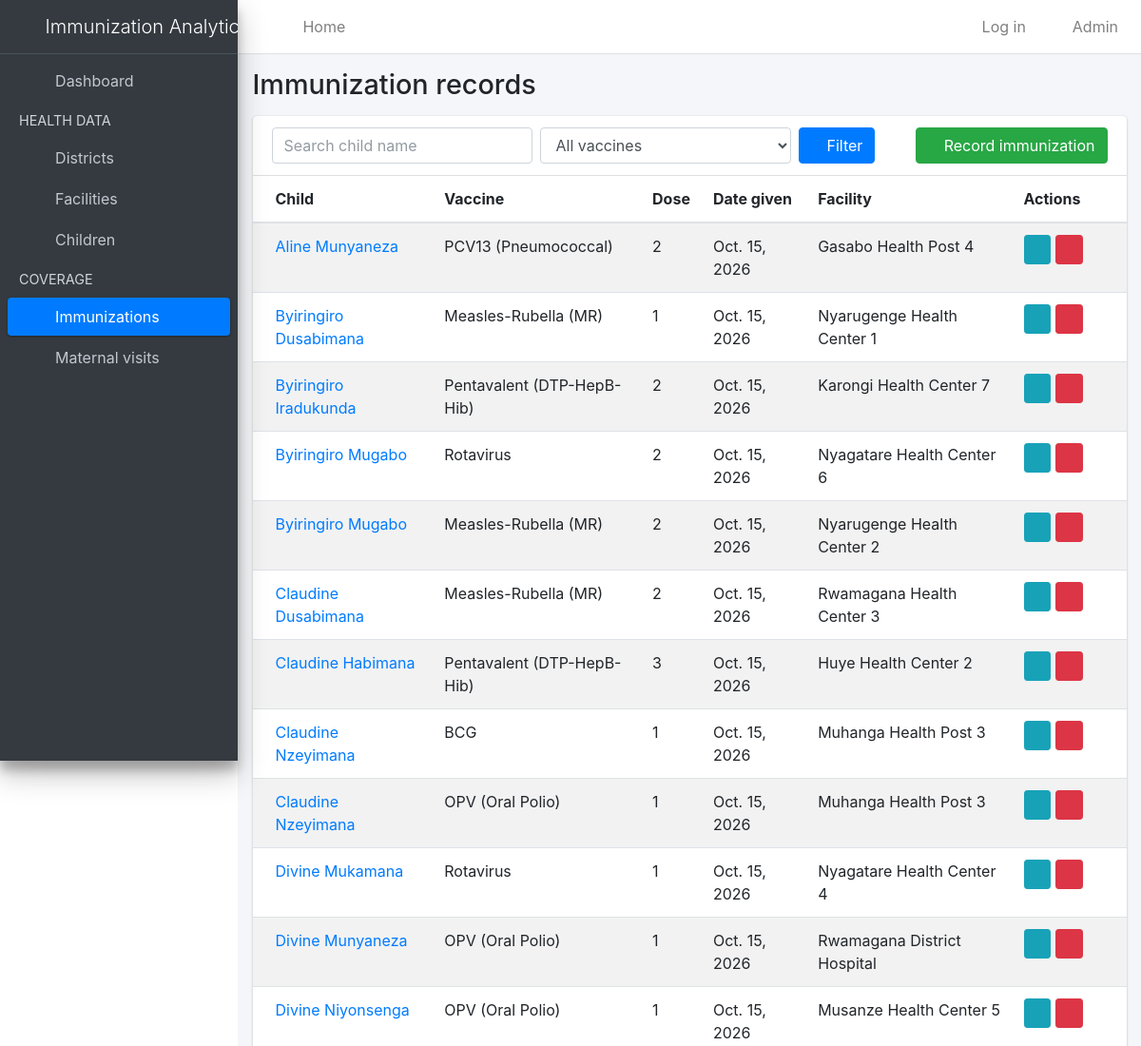
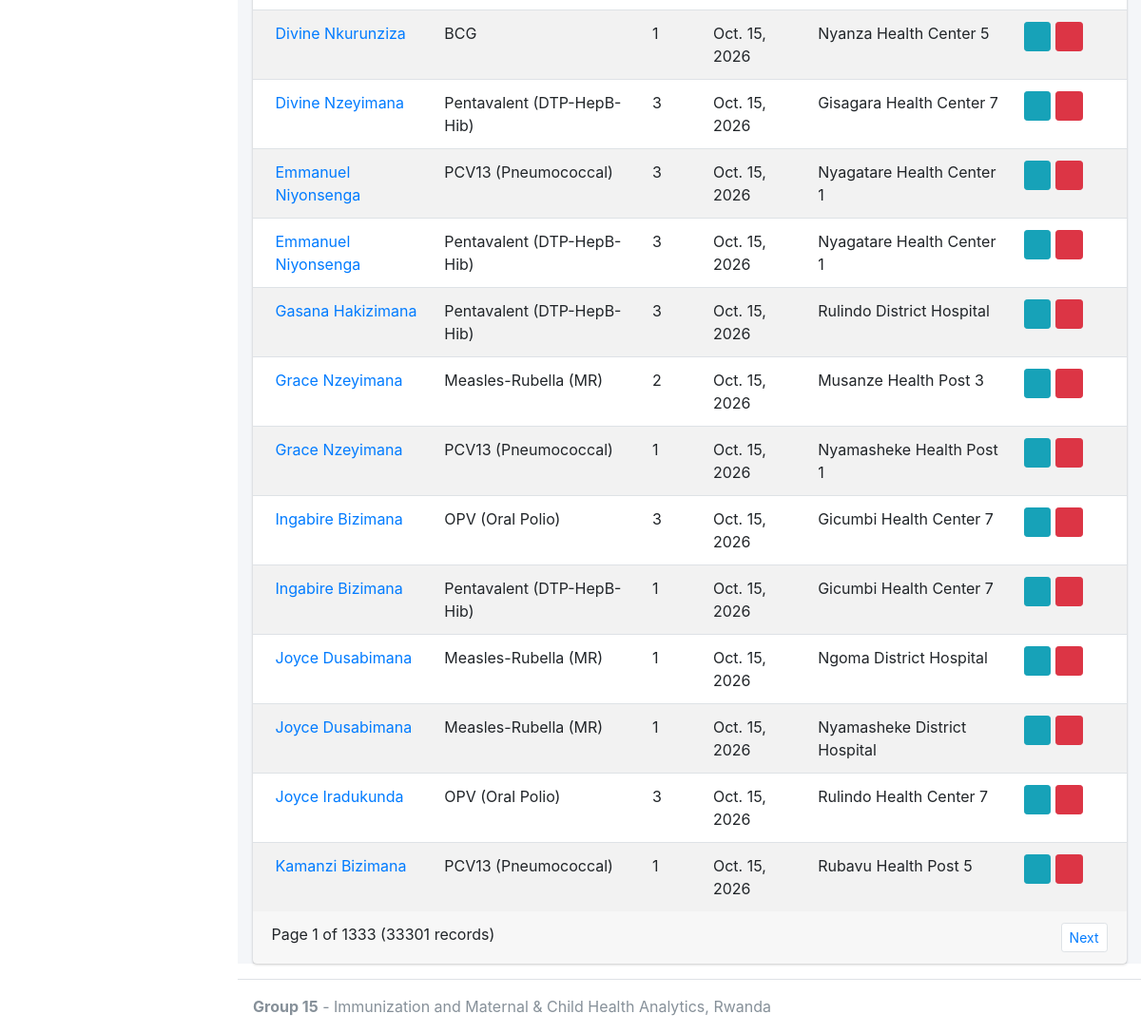
Screenshot of /immunizations/ with the database file from the repository (2 pictures, top to bottom).
### coverage/models.py (models this page shows, shortened)
class ImmunizationRecord(models.Model):
    child = models.ForeignKey(Child, on_delete=models.CASCADE, related_name='immunizations')
    vaccine = models.ForeignKey(Vaccine, on_delete=models.PROTECT, related_name='records')
    facility = models.ForeignKey(HealthFacility, on_delete=models.PROTECT, related_name='immunizations')
    date_given = models.DateField()
    dose_number = models.PositiveSmallIntegerField(default=1)
    class Meta:
        ordering = ['-date_given']
        constraints = [
            models.UniqueConstraint(
                fields=['child', 'vaccine', 'dose_number'],
                name='unique_child_vaccine_dose',
            )
        ]

### health_data/models.py (models this page shows, shortened)
class Child(models.Model):
    SEX_CHOICES = [
        ('F', 'Female'),
        ('M', 'Male'),
    ]
    full_name = models.CharField(max_length=150)
    date_of_birth = models.DateField()
    sex = models.CharField(max_length=1, choices=SEX_CHOICES)
    district = models.ForeignKey(District, on_delete=models.CASCADE, related_name='children')
    class Meta:
        ordering = ['full_name']
        verbose_name_plural = 'children'

class Vaccine(models.Model):
    name = models.CharField(max_length=100, unique=True)
    recommended_age_months = models.PositiveSmallIntegerField(default=0)
    doses_required = models.PositiveSmallIntegerField(default=1)
    class Meta:
        ordering = ['name']

class HealthFacility(models.Model):
    FACILITY_TYPES = [
        ('HP', 'Health Post'),
        ('HC', 'Health Center'),
        ('DH', 'District Hospital'),
        ('RH', 'Referral Hospital'),
    ]
    name = models.CharField(max_length=150)
    facility_type = models.CharField(max_length=2, choices=FACILITY_TYPES, default='HC')
    district = models.ForeignKey(District, on_delete=models.CASCADE, related_name='facilities')
    class Meta:
        ordering = ['name']
        verbose_name_plural = 'health facilities'

### coverage/views.py (the view)
# urls.py: path('immunizations/', views.record_list, name='record_list'),
def record_list(request):
    query = request.GET.get('q', '').strip()
    vaccine_id = request.GET.get('vaccine', '')
    records = ImmunizationRecord.objects.select_related('child', 'vaccine', 'facility')
    if query:
        records = records.filter(child__full_name__icontains=query)
    if vaccine_id.isdigit():
        records = records.filter(vaccine_id=int(vaccine_id))
    page = Paginator(records, 25).get_page(request.GET.get('page'))
    context = {
        'page': page,
        'query': query,
        'vaccine_id': vaccine_id,
        'vaccines': Vaccine.objects.all(),
    }
    return render(request, 'coverage/record_list.html', context)

### templates/coverage/record_list.html (shortened to what this page needs)
{% extends 'base.html' %}
{% block page_title %}Immunization records{% endblock %}
{% block content %}
<div class="card">
  <div class="card-header">
    <form method="get" class="form-inline">
      <input type="text" name="q" value="{{ query }}" class="form-control mr-2" placeholder="Search child name">
      <select name="vaccine" class="form-control mr-2">
        <option value="">All vaccines</option>
      </select>
      <button type="submit" class="btn btn-primary mr-2"><i class="fas fa-search"></i> Filter</button>
      <a href="{% url 'coverage:record_create' %}" class="btn btn-success ml-auto">
        <i class="fas fa-plus"></i> Record immunization
      </a>
    </form>
  </div>
  <div class="card-body table-responsive p-0">
    <table class="table table-striped table-hover">
      <thead>
        <tr><th>Child</th><th>Vaccine</th><th>Dose</th><th>Date given</th><th>Facility</th><th style="width: 120px">Actions</th></tr>
      </thead>
      <tbody>
        {% for record in page %}
        <tr>
          <td><a href="{% url 'health_data:child_detail' record.child_id %}">{{ record.child.full_name }}</a></td>
          <td>{{ record.vaccine.name }}</td>
          <td>{{ record.dose_number }}</td>
          <td>{{ record.date_given }}</td>
          <td>{{ record.facility.name }}</td>
          <td>
            <a href="{% url 'coverage:record_update' record.pk %}" class="btn btn-sm btn-info"><i class="fas fa-edit"></i></a>
            <a href="{% url 'coverage:record_delete' record.pk %}" class="btn btn-sm btn-danger"><i class="fas fa-trash"></i></a>
          </td>
        </tr>
        {% empty %}
        <tr><td colspan="6">No records found.</td></tr>
        {% endfor %}
      </tbody>
    </table>
  </div>
  <div class="card-footer clearfix">
    <span>Page {{ page.number }} of {{ page.paginator.num_pages }} ({{ page.paginator.count }} records)</span>
    <ul class="pagination pagination-sm m-0 float-right">
      {% if page.has_next %}
      <li class="page-item"><a class="page-link" href="?page={{ page.next_page_number }}&q={{ query }}&vaccine={{ vaccine_id }}">Next</a></li>
      {% endif %}
    </ul>
  </div>
</div>
{% endblock %}

### rows the page displays
ImmunizationRecord: child.full_name "Aline Munyaneza", vaccine.name "PCV13 (Pneumococcal)", dose_number "2", date_given "Oct. 15, 2026", facility.name "Gasabo Health Post 4"
ImmunizationRecord: child.full_name "Byiringiro Dusabimana", vaccine.name "Measles-Rubella (MR)", dose_number "1", date_given "Oct. 15, 2026", facility.name "Nyarugenge Health Center 1"
ImmunizationRecord: child.full_name "Byiringiro Iradukunda", vaccine.name "Pentavalent (DTP-HepB-Hib)", dose_number "2", date_given "Oct. 15, 2026", facility.name "Karongi Health Center 7"
ImmunizationRecord: child.full_name "Byiringiro Mugabo", vaccine.name "Rotavirus", dose_number "2", date_given "Oct. 15, 2026", facility.name "Nyagatare Health Center 6"
ImmunizationRecord: child.full_name "Byiringiro Mugabo", vaccine.name "Measles-Rubella (MR)", dose_number "2", date_given "Oct. 15, 2026", facility.name "Nyarugenge Health Center 2"
ImmunizationRecord: child.full_name "Claudine Dusabimana", vaccine.name "Measles-Rubella (MR)", dose_number "2", date_given "Oct. 15, 2026", facility.name "Rwamagana Health Center 3"
ImmunizationRecord: child.full_name "Claudine Habimana", vaccine.name "Pentavalent (DTP-HepB-Hib)", dose_number "3", date_given "Oct. 15, 2026", facility.name "Huye Health Center 2"
ImmunizationRecord: child.full_name "Claudine Nzeyimana", vaccine.name "BCG", dose_number "1", date_given "Oct. 15, 2026", facility.name "Muhanga Health Post 3"
ImmunizationRecord: child.full_name "Claudine Nzeyimana", vaccine.name "OPV (Oral Polio)", dose_number "1", date_given "Oct. 15, 2026", facility.name "Muhanga Health Post 3"

### other values shown
{{ page.number }} "1"
{{ page.paginator.num_pages }} "1333"
{{ page.paginator.count }} "33301"
